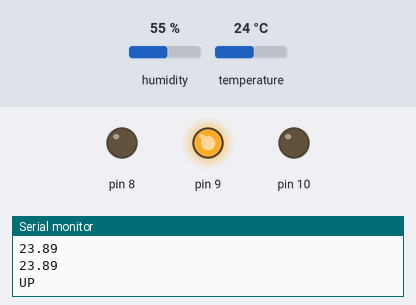
Bench run of a sketch on a simulated Arduino Uno, built with avr-gcc and run on an emulated ATmega328P. On the bench: output pins drawn as LEDs (lit = HIGH), the last lines printed to the serial monitor. The test bench sets the inputs (shaded band); at power-on: humidity 55 %, temperature 24 °C.

Above: at 1.1 s.
At 6.8 s:
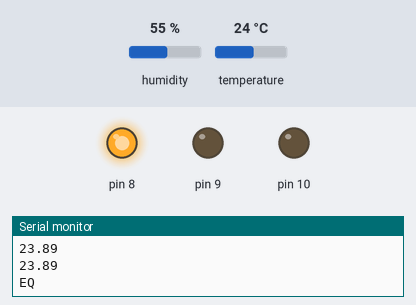
6.9 s: humidity set to 22 %
At 9.5 s:
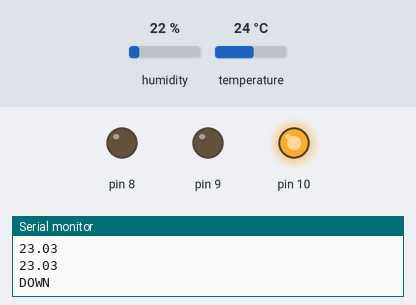
Timing chart, 0 to 21.5 s (numbered marks = the images above; inputs shaded):
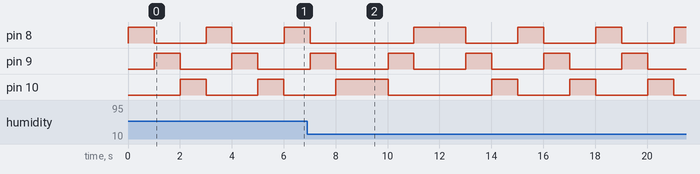

Measured:
- by itself, pin 9: alternates HIGH for 1.0 s and LOW for 2.0 s

The sketch:

RGB.ino
```cpp
#include "DHT.h"
#define DHTPIN 2
#define DHTTYPE DHT22
DHT dht(DHTPIN, DHTTYPE);
float oldTemp = 0.0;
void setup() {
  // put your setup code here, to run once:
  int oldTemp = 0;
  pinMode(8, OUTPUT);
  pinMode(9, OUTPUT);
  pinMode(10, OUTPUT);
  Serial.begin(9600);
  dht.begin();
}

void loop() {
  // put your main code here, to run repeatedly:
  float h = dht.readHumidity();
  float t = dht.readTemperature(); float f = dht.readTemperature(true);
  if (isnan(h) || isnan(t) || isnan(f)) {
    Serial.println("Failed to read from DHT sensor!"); return;
  }
  // Compute heat index in Fahrenheit (the default)
  float hif = dht.computeHeatIndex(f, h);
   float hic = dht.computeHeatIndex(t, h, false);
  Serial.println(hic);
  if(hic<oldTemp) {
    Serial.println(hic);
    Serial.println("DOWN");
    digitalWrite(10, HIGH);
  delay(1000);
  digitalWrite(10, LOW);
  digitalWrite(9, HIGH);
  delay(1000);
  digitalWrite(9, LOW);
  digitalWrite(8, HIGH);
  delay(1000);
  digitalWrite(8, LOW);

  }else if (hic > oldTemp) {
    Serial.println(hic);
    Serial.println("UP");
    digitalWrite(8, HIGH);
  delay(1000);
  digitalWrite(8, LOW);
  digitalWrite(9, HIGH);
  delay(1000);
  digitalWrite(9, LOW);
  digitalWrite(10, HIGH);
  delay(1000);
  digitalWrite(10, LOW);
  }
  else if (hic == oldTemp) {
    Serial.println(hic);
    Serial.println("EQ");
  }
  oldTemp = hic;

  digitalWrite(8, HIGH);
  delay(1000);
  digitalWrite(8, LOW);
  digitalWrite(9, HIGH);
  delay(1000);
  digitalWrite(9, LOW);
  digitalWrite(10, HIGH);
  delay(1000);
  digitalWrite(10, LOW);
  }
```
